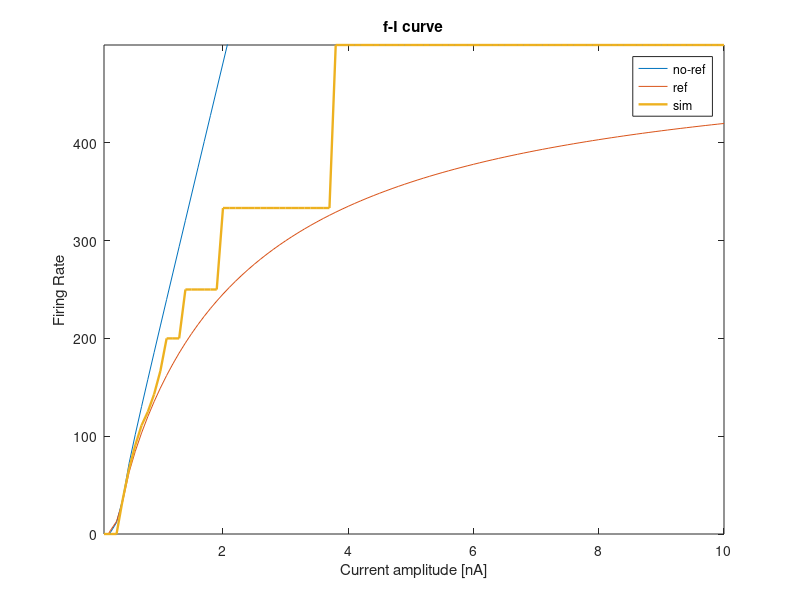

Reproduce this figure in MATLAB.
 
%{
   

   Adaptive exponential integrate and fire model


   This script compute the F-I curve of aeif model
   (Brette and Gerstner 2005)without implementing refractory period.
   
   The numerical method used is Euler method. Small step (dt) is required to 
   generate accurate firing rate.

   Analytical solution of refrectory perioded and non-refr-perioded neuron model
   are plotted as blue and red respectively.
   
   This script is a modification of Mohammad's code.

   Last modifed : P.S.Huang Nov30 2015
    
   

%}






clear
tic


Cm = 250e-12;   % membrane capacitance
tau = 10e-3;
tau_R = 2e-3;
R = tau/Cm;
% gL = 30e-9;     % leak conductance
EL = -70e-3;    % leak reversal
Vt = -55e-3;  % threshold potential
Vp = 20e-3;     % spike speak voltage
% Vp = 20e-3;     % peak potential
Vr = EL;        % reset potential
% Dt = 2e-3;      % rise slope factor
% a = 4e-9;       % 'sub-threshold' adaptation conductance
% b = 0.0805e-9;  % 'sra' current increment
% taum = Cm/gL;   % membrane time constant
% tauw = 0.144;   % adaptation time constant (~Ca-activated K current inactivation)

dt = 1e-3;     % time step
tmax = 1;        % simulation time
t = dt:dt:tmax;   % time step vector

Re_t = tau_R/dt;

I = zeros(1,length(t));                      % applied current vector
% I0 = 1e-9;                                % applied current
Isigma = 0*0.005;                            % noise fraction of above
% istart = round(0.1*tmax/dt);                 % time to start current pulse
% iend = length(t)-istart;                     % time to end

m = 100;
dm = 1;
M = dm:dm:m;                         % Loop counter to calculate  the firing rate
I_e = .1e-9;

I0 = .5e-9;                                % applied current
I2 = .4e-9;
I1 = 0;
FirstStepI = floor(0.001/dt);          % Current Timing
SecondStepI = floor(0.2/dt);
ThirdStepI = floor(0.5/dt);            

istart = floor(0.2*length(t));
iend = floor(0.8*length(t));
TimeWindow = iend - istart;

% I(FirstStepI:SecondStepI) = I0;        % initialise current pulse
% I(SecondStepI:ThirdStepI) = I1;        % initialise current pulse
% I(ThirdStepI:end) = I2;

FiringNeurons = zeros(1,length(t));

counter = 0;

% set alternative neuron behaviour according to flag


% simulate

v = zeros(1,length(t)); v(1) = EL;  % membrane potential vector
w = zeros(1,length(t));             % adaptaion variable (~Ca-K current) 
% g = zeros(1,length(t));             % total synaptic conductance variables vector
% E = zeros(1,length(t));             % synaptic reversal potentials vector

% I(istart:iend) = I0;                % initialise current pulse

% sptimes = zeros(1,length(t)-1);     % store spiketimes
I_f = zeros(1,length(M));
spike_num=zeros(1,length(M));
for j = 1:length(M)
    
    FiringNeurons(1,:) = 0;
    I(istart:iend) = M(j)*I_e;                % initialise current pulse
    I_f(1,j) = M(j)*I_e;  
    v = ones(1,length(t))*EL;
    v(1) = EL;  % membrane potential vector
    
    for i = Re_t:length(t) 
       
        if (sum(FiringNeurons(1,i-Re_t+1:i)) == 0)
    
                %     In = I0*Isigma*randn();         % noisy input term
                %     g(i-1) = g(i-1);                % total conductance variable (add syaptic conductances g_i here!)
                %     E(i-1) = g(i-1)*E(i-1);             % g-weighted average reversal potential (add weighted g_i*E_i here)

                                                    % updated value v(i) is used in synaptic current to avoid instability
                        v(i) = v(i-1) + dt/tau*(-v(i-1) + R*I(i-1) + EL);

                %     w(i) = w(i-1) + dt/tauw*(a*(v(i-1)-EL) - w(i-1)); %update adaptation conductance


                        if (v(i) >= Vt)                              % if spike
                %       FiringNeurons(1,t) = 1; 
                        spike_num(j) =spike_num(j)+1 ;
                        counter = counter + 1 ;
                        FiringNeurons(1,i) = 1;
                %         ip = i-1 + (Vp-v(i-1))/(v(i)-v(i-1));   % estimate spike time
                %         sptimes(i-1) = ip*dt;
                        v(i) = Vp;                              % reset/update v and w   
                %         w(i) = w(i-1) + (ip-i+1)*dt/tauw*(a*(v(i-1)-EL) - w(i-1)) + b;
                %       w(i) = w(i) + (i-ip)*dt/tauw*(a*(v(i)-EL) - w(i)); %update adaptation conductance
                        end

                %     I(i-1) = I(i-1)+In;     % store applied I for plotting

        else
             
                 v(i) = Vr;
                 
        end
            % FR(1,i) = counter/(iend-istart);
            % FR(1,j) = (sum(FiringNeurons(1,istart:iend)))/(TimeWindow*dt);
            if spike_num(j)>1
                 Spiketime = find(FiringNeurons==1);
                 Spikeend= Spiketime(end-1:end);
                 FR(1,j) = diff(t(Spikeend))^-1;
            else 
                 FR(1,j) = 0.0; 
            end
                 
    end
end

% spikes = sptimes(sptimes>0);       % condense spike times vector


% plot dynamics
%%
% figure(1)
% subplot(6,1,1:3)
% plot(t,v*1e3,'LineWidth',2)
% title('AdEx LIF neuron')
% ylabel('v (mV)')
% axis([0 tmax -75 -50])
% subplot(6,1,4:5)
% plot(t,w*1e9,'LineWidth',2,'color','r')
% ylabel('w (nA)')
% axis([0 tmax min(w)*1e9-0.02 max(w)*1e9+0.02])
% subplot(6,1,6)
% plot(t,I*1e9,'LineWidth',2,'color','b')
% xlabel('t (s)'); ylabel('I (nA)')
% axis([0 tmax min(I)*1e9-0.2 max(I)*1e9+0.2])
%%
% figure(1)
% subplot(6,1,1:5)
% plot(t,v*1e3,'LineWidth',2)
% title('LIF neuron')
% ylabel('v (mV)')
% axis([0 tmax -75 -50])
% % subplot(6,1,4:5)
% % plot(t,w*1e9,'LineWidth',2,'color','r')
% % ylabel('w (nA)')
% % axis([0 tmax min(w)*1e9-0.02 max(w)*1e9+0.02])
% subplot(6,1,6)
% plot(t,I*1e9,'LineWidth',2,'color','r')
% xlabel('t (s)'); ylabel('I (nA)')
% axis([0 tmax min(I)*1e9-0.2 max(I)*1e9+0.2])
%% analytical F-I curve without absolute refractory period


     

figure(2)
close all
y1 = (tau*log(   (I_f * R)./(R*I_f-(Vt-Vr))  )).^-1; % Hz 
plot(I_f*1e9,y1 )

hold on

y1 = ( tau_R + tau*log(   (I_f * R)./(R*I_f-(Vt-Vr))  )).^-1; % Hz 
plot(I_f*1e9,y1 )
%%
%figure(2)
%plot(spike_num,'LineWidth',1.7)
 plot(I_f*1e9 ,FR,'LineWidth',1.7)
axis([ min(I_f)*1e9 max(I_f)*1e9 0 max(FR)])
 % axis([ min(I_f) max(I_f) 0 1.1])
 ylabel('Firing Rate')
% %xlabel(['Current amplitude is multipled by I_0 = ',num2str(I0),' would be ', num2str(M(end)*I0),'(A)'])
 xlabel('Current amplitude [nA]')
% % xlabel('Current amplitude [A]')
 title('f-I curve')
 
 legend('no-ref','ref','sim')

toc;